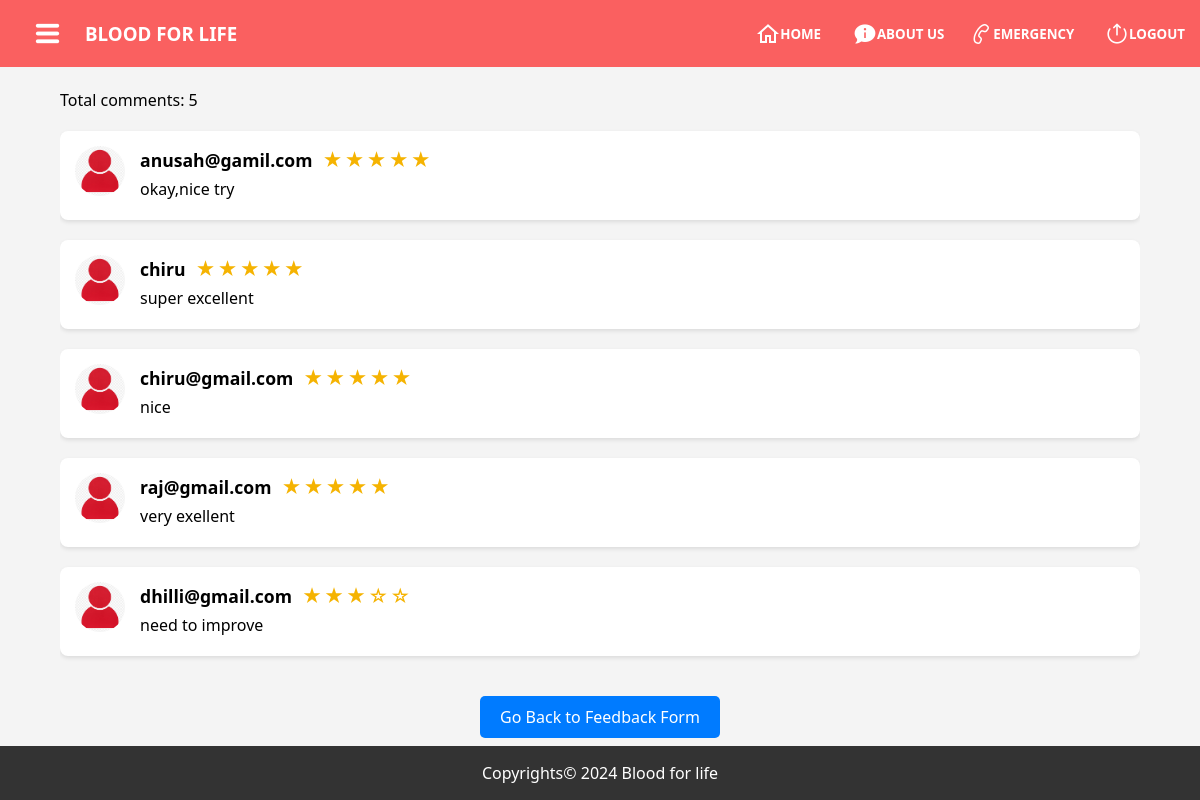
The app's page /userc.php with its own data.
### tables this page shows
CREATE TABLE `feedb` (
  `name` varchar(50) NOT NULL,
  `email` varchar(50) NOT NULL,
  `rate` varchar(10) NOT NULL,
  `suggestions` varchar(150) NOT NULL
);

### userc.php (the view, shortened to what this page needs)
<html>
<head>
     <link rel="stylesheet" href="styles.css">
    <link rel="stylesheet" href="common.css">
</head>
<body>
<header>
        <nav id="navbar">
            <ul>
                <li class="front">
                    <button id="menu" onclick="f2()"><img src="icons8-menu-64.png"></button>
                    <h3 style="color: #fff;">BLOOD For Life</h3>
                    </li>
                <li>
                    <a href="welcome.php"><button class="menu2" onmouseenter="ex()"><img src="icons8-home-24.png" >HOME</button></a>
                <li>
                    <a href="about.html"><button class="menu2" onmouseenter="ex()"><img src="icons8-about-24 (1).png">ABOUT US</button></a>
                </li>
                <li>
                    <a href="tel:8688765696"><button id="menu3" onmouseenter="ex()"><img src="icons8-call-24.png" >EMERGENCY</button></a>
                </li>
                <li>
                    <a href="logout.php"><button class="menu2" onmouseenter="ex()"><img src="icons8-logout-24.png" >LOGOUT</button></a>
                </li>
            </ul>
        </nav>
    </header>
<div class="container">
    <?php
    include 'connect.php';
    $sql = "SELECT * FROM feedb";
    $res = mysqli_query($con, $sql);
    $count = mysqli_num_rows($res);
    echo "<p><br>Total comments: $count</p>";
    if ($count > 0) {
        while ($row = mysqli_fetch_assoc($res)) {
            ?>
            <div class="feedback-container">
                <img src="user.png" alt="User Icon">
                <div class="feedback-content">
                    <div class="feedback-header">
                        <strong><?php echo $row['email']; ?></strong>
                        <div class="star-rating">
                            <?php
                            $rating = $row['rate'];
                            $stars = 5;
                            if ($rating == "good") {
                                $stars = 5;
                            } elseif ($rating == "bad") {
                                $stars = 1;
                            } else {
                                $stars = 3;
                            }
                            for ($i = 1; $i <= 5; $i++) {
                                $selected = ($i <= $stars) ? "&#9733;" : "&#9734;";
                                echo "<span class='star'>$selected</span>";
                            }
                            ?>
                        </div>
                    </div>
                    <p class="feedback-suggestion"><?php echo $row['suggestions']; ?></p>
                </div>
            </div>
            <?php
        }
    }
    ?>
</div>
<center><a class="back-button" href="feed.php">Go Back to Feedback Form</a></center>
              <br><br><footer>Copyrights&copy; 2024 Blood for life</footer>
</body>
</html>

### styles.css (style rules this page uses)
header { background-color:rgba(255, 2, 2, 0.607); padding-top:20px; padding: 1rem 0; text-align: center; }
nav { display: flex; align-items: center; justify-content: flex-end; }
nav ul { list-style: none; padding: 0; }
nav ul li { display:inline-flex; }
nav ul { text-decoration: none; }
ul { padding-left: 1.5rem; }
footer { position:fixed; bottom:0; background: #333; color:#fff; padding-top: 1rem; padding-bottom: 1rem; width:100%; text-align: center; }

### common.css (style rules this page uses)
* { padding: 0; margin: 0; font-family: system-ui, -apple-system, BlinkMacSystemFont, 'Segoe UI', Roboto, Oxygen, Ubuntu, Cantarell, 'Open Sans', 'Helvetica Neue', sans-serif; }
a { text-decoration:none; }
#menu img { height: 35px; }
#menu { border: none; background-color: transparent; }
.menu2 { width:110px; }
#menu3 { width:128px; }
body { overflow-x:hidden; }
.front { position: absolute; display: flex; align-items: center; justify-content: center; left: 30px; gap:20px; text-transform: uppercase; }

### userc.php (style rules this page uses)
body { font-family: Arial, sans-serif; background-color: #f4f4f4; margin: 0; padding: 0; }
.container { width: 90%; margin: auto; overflow: hidden; }
.feedback-container { background: #fff; margin: 20px 0; padding: 15px; border-radius: 8px; box-shadow: 0 2px 4px rgba(0, 0, 0, 0.1); display: flex; align-items: flex-start; }
.feedback-container img { width: 50px; height: 50px; border-radius: 50%; margin-right: 15px; }
.feedback-content { max-width: 85%; }
.feedback-header { display: flex; align-items: center; justify-content: space-between; }
.feedback-header strong { font-size: 1.1em; margin-right: 10px; }
.star-rating { font-size: 1.2em; color: #f5b301; }
.star-rating .star { color: #f5b301; margin-right: 2px; }
.feedback-container p { margin: 5px 0; }
.feedback-suggestion { margin-top: 10px; }
.back-button { display: inline-block; margin: 20px 0; padding: 10px 20px; background-color: #007bff; color: white; text-align: center; text-decoration: none; border-radius: 5px; }

### records on screen
feedb: email "anusah@gamil.com", rate "★", suggestions "okay,nice try"
feedb: email "chiru", rate "★", suggestions "super excellent"
feedb: email "chiru@gmail.com", rate "★", suggestions "nice"
feedb: email "raj@gmail.com", rate "★", suggestions "very exellent"
feedb: email "dhilli@gmail.com", rate "★", rate "☆", suggestions "need to improve"

### other values on screen
$count "5"
